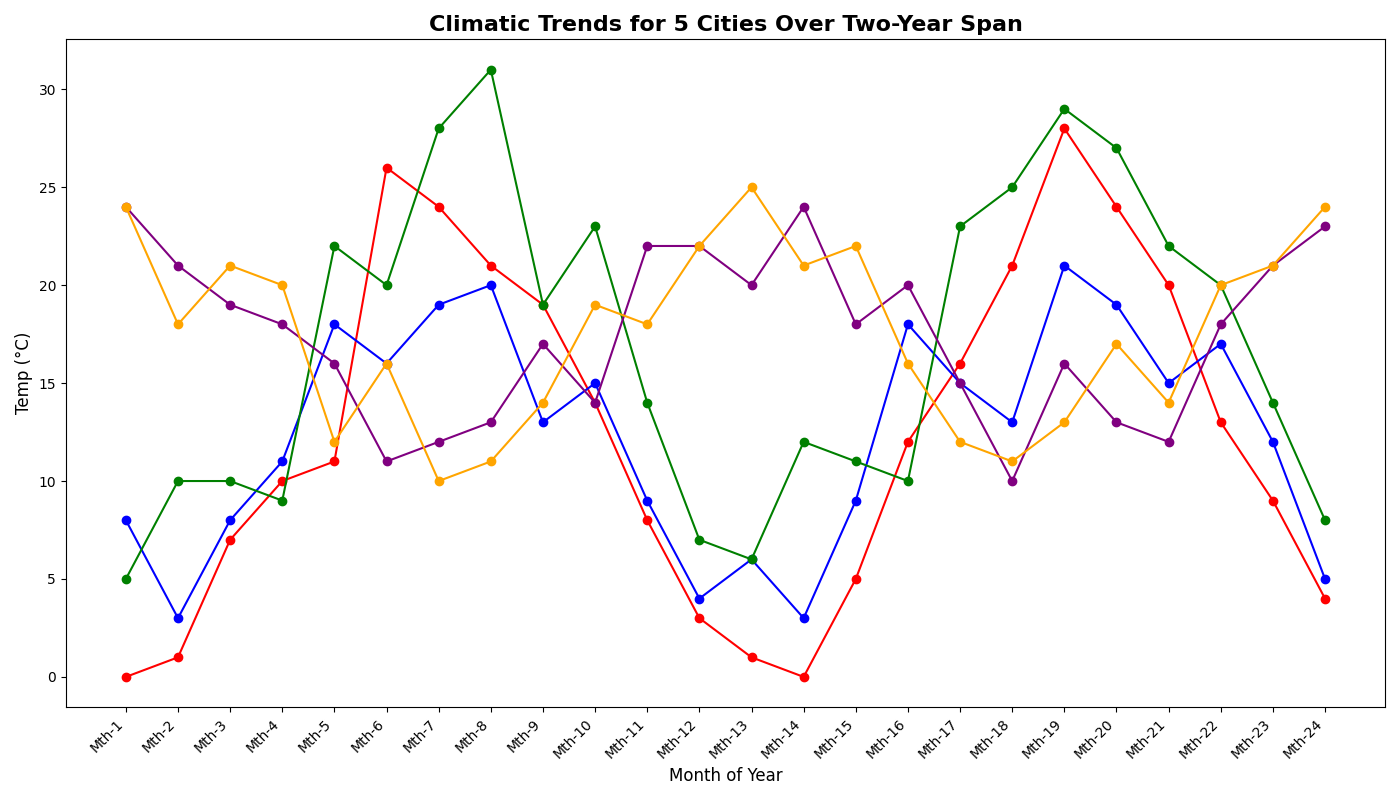

Recreate this plot in Python.
import matplotlib.pyplot as plt
import numpy as np

months = np.arange(1, 25)

new_york_city = [0, 1, 7, 10, 11, 26, 24, 21, 19, 14, 8, 3, 
                 1, 0, 5, 12, 16, 21, 28, 24, 20, 13, 9, 4]
london_town = [8, 3, 8, 11, 18, 16, 19, 20, 13, 15, 9, 4, 
               6, 3, 9, 18, 15, 13, 21, 19, 15, 17, 12, 5]
tokyo_city = [5, 10, 10, 9, 22, 20, 28, 31, 19, 23, 14, 7, 
              6, 12, 11, 10, 23, 25, 29, 27, 22, 20, 14, 8]
sydney_land = [24, 21, 19, 18, 16, 11, 12, 13, 17, 14, 22, 22, 
               20, 24, 18, 20, 15, 10, 16, 13, 12, 18, 21, 23]
cape_town_zone = [24, 18, 21, 20, 12, 16, 10, 11, 14, 19, 18, 22, 
                  25, 21, 22, 16, 12, 11, 13, 17, 14, 20, 21, 24]

data = [new_york_city, london_town, tokyo_city, sydney_land, cape_town_zone]
colors = ['red', 'blue', 'green', 'purple', 'orange']

fig, ax = plt.subplots(figsize=(14, 8))

for temperatures, color in zip(data, colors):
    ax.plot(months, temperatures, color=color, marker='o')

ax.set_title('Climatic Trends for 5 Cities Over Two-Year Span', fontsize=16, fontweight='bold')
ax.set_xlabel('Month of Year', fontsize=12)
ax.set_ylabel('Temp (°C)', fontsize=12)
ax.set_xticks(months)
ax.set_xticklabels([f'Mth-{i}' for i in months], rotation=45, ha='right')

plt.tight_layout()
plt.show()
